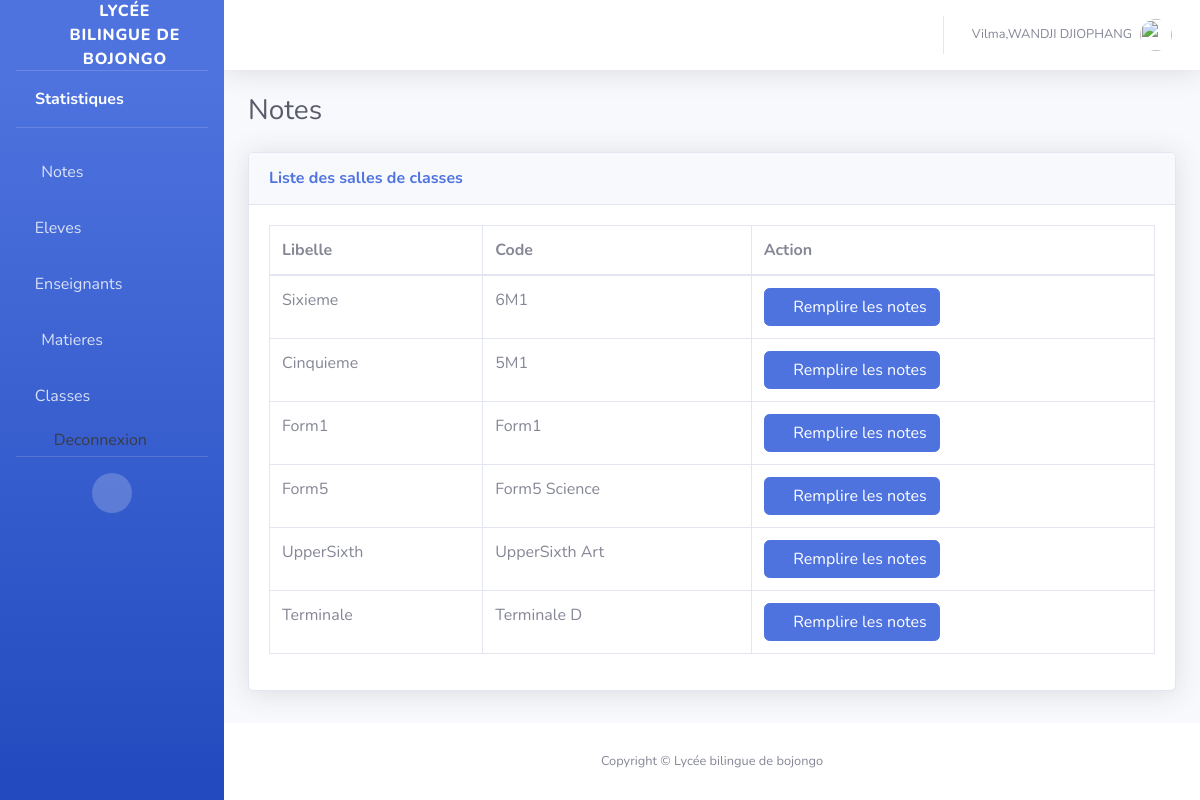
The page /dashboard/notes/ (signed in) on the database its author committed.
### auth_app/models.py (models this page shows, shortened)
class CustomUser(AbstractUser):
    ROLE_CHOICES = (
        ("eleve", "Élève"),
        ("enseignant", "Enseignant"),
        ("admin", "Administrateur"),
    )
    role = models.CharField(max_length=20, choices=ROLE_CHOICES, default='eleve')
    matricule = models.CharField(max_length=50, unique=True)

### admin_site/models.py (models this page shows, shortened)
class Classe(models.Model):
    libelle = models.CharField(max_length=255)
    code = models.CharField(max_length=255, unique=True)
    class Meta:
        unique_together = ('libelle', 'code')

### admin_site/views.py (the view)
# urls.py: path('notes/', get_note, name='list_note'),
@login_required
def get_note(request):
    user=request.user
    enseignant = Enseignant.objects.filter(user=user.id).first()
    if user.role == 'enseignant' :
        matieres = enseignant.enseignant_matiere.all()
        classes = Classe.objects.filter(matiere__in=matieres).distinct()
    else :
        classes=Classe.objects.all()
    context={
        'classes':classes
    }
    return render(request, "notes/liste.html", context)

### admin_site/templates/notes/liste.html (shortened to what this page needs)
{% extends 'base.html' %}
{% block 'content' %}
<div class="d-sm-flex align-items-center justify-content-between mb-4">
    <h1 class="h3 mb-0 text-gray-800">Notes</h1>
</div>
<div class="card shadow mb-4">
    <div class="card-header py-3">
        <h6 class="m-0 font-weight-bold text-primary">Liste des salles de classes</h6>
    </div>
    <div class="card-body">
        <div class="table-responsive">
            <table class="table table-bordered" id="dataTable" width="100%" cellspacing="0">
                <thead>
                    <tr>
                        <th>Libelle</th>
                        <th>Code</th>
                        <th>Action</th>
                    </tr>
                </thead>
                <tbody>
                    {% for classe in classes %}
                    <tr>
                        <td>{{classe.libelle}}</td>
                        <td>{{classe.code}}</td>
                        <td>
                            <a href="{% url 'add_note' classe.id %}" class="btn btn-primary"><i class="fa fa-pen"></i> Remplire les notes</a>
                        </td>
                    </tr>
                    {% endfor %}
                </tbody>
            </table>
        </div>
    </div>
</div>
{% endblock %}

### admin_site/templates/includes/topbar.html (shortened to what this page needs)
{% load static %}
<div id="content">
    <nav class="navbar navbar-expand navbar-light bg-white topbar mb-4 static-top shadow">
        <ul class="navbar-nav ml-auto">
            <li class="nav-item dropdown no-arrow">
                <a class="nav-link dropdown-toggle" href="#" id="userDropdown" role="button" data-toggle="dropdown"
                    aria-haspopup="true" aria-expanded="false">
                    <span class="mr-2 d-none d-lg-inline text-gray-600 small">{{user.first_name}},{{user.last_name}}</span>
                    <img class="img-profile rounded-circle" src="{% static 'img/undraw_profile.svg' %}">
                </a>
            </li>
        </ul>
    </nav>

### rows shown on the page
Classe: libelle "Sixieme", code "6M1"
Classe: libelle "Cinquieme", code "5M1"
Classe: libelle "Form1", code "Form1"
Classe: libelle "Form5", code "Form5 Science"
Classe: libelle "UpperSixth", code "UpperSixth Art"
Classe: libelle "Terminale", code "Terminale D"

### other values the page prints
{{ user.first_name }} "Vilma"
{{ user.last_name }} "WANDJI DJIOPHANG"
